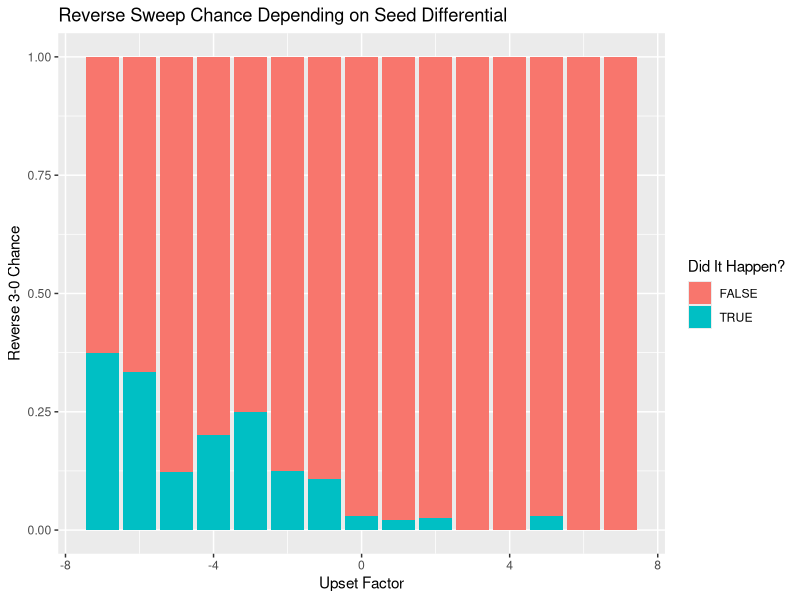

Generate this figure with R:
## ---- chunk 1
#| warning: false

library(tidyverse)
library(purrr)
## ---- chunk 2
# Precursor for the upset_factor() function
expected_placement <- function(x) {
  if (x >= 1 & x <= 4) {
    order <- x
  }
  else if (x == 5 | x == 6) {
    order <- 5
  }
  else if (x ==7 | x == 8) {
    order <- 6
  }
  else if (x >= 9 & x <= 12) {
    order <- 7
  }
  else if (x >= 13 & x <= 16) {
    order <- 8
  }
}

# This scales the difference in seeds according to the difference in their expected placements in a double elimination bracket. Seed 1 vs Seed 4 is a similar difference to Seed 5 vs Seed 15. 
upset_factor <- function(x, y) {
  upset <- expected_placement(x) - expected_placement(y)
}

# Randomizes seeds of two opponents, determines the odds of the second team winning games after going down 0-2, finds the seed differential from the previous functions.
reverse_sweep_chance <- function() {
  first_two_winner <- sample(1:16, 1)
  reverse_sweep_candidate <- sample(1:16, 1)
  win_odds <- (first_two_winner / (first_two_winner + reverse_sweep_candidate) * 0.75)
  did_they_win <- (runif(1) < win_odds * win_odds * win_odds)
  seed_comparison <- upset_factor(reverse_sweep_candidate, first_two_winner)
  return(data.frame(reverse_sweep = did_they_win, upset_factor = seed_comparison))
}

# Repeats the test
data <- map(1:1000, ~ reverse_sweep_chance()) |>
  list_rbind() 

# Finds the overall total of reverse sweeps that happened
data |>
  summarize(chance = mean(reverse_sweep))

# Plots the data
data |>
  ggplot(aes(x = upset_factor, fill = reverse_sweep)) +
  geom_bar(position = 'fill') +
  labs(
    x = 'Upset Factor',
    y = 'Reverse 3-0 Chance',
    fill = 'Did It Happen?',
    title = 'Reverse Sweep Chance Depending on Seed Differential',
    alt = 'Bar chart showing the chance of a reverse sweep for a range of seed differentials, based on a simulation of 1000 trials. Probability decreases linearly, and ranges from about 40% for -8 to 0% for 4 and above.'
  )

